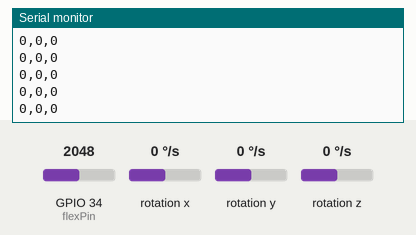
This sketch was run on a simulated ESP32. On the bench: the last lines printed to the serial monitor. Wiring (inferred from the names in the program): MPU-6050 motion sensor at I2C address 0x68. Inputs (shaded band) come from the test bench; at power-on: rotation x 0 °/s, rotation y 0 °/s, rotation z 0 °/s, GPIO 34 (flexPin) = 2048.

Above: at 2.2 s.
2.3 s: rotation x set to -192 °/s
At 2.56 s:
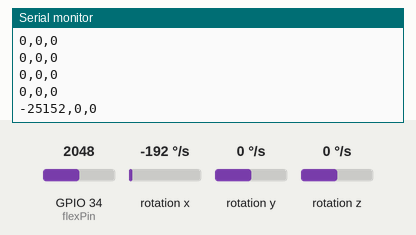
3.8 s: rotation y set to -192 °/s
At 3.97 s:
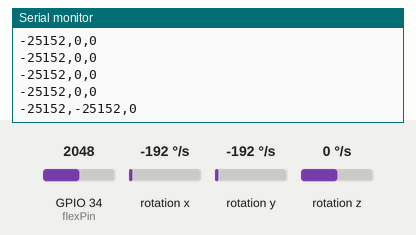
5.3 s: rotation z set to -192 °/s
At 5.38 s:
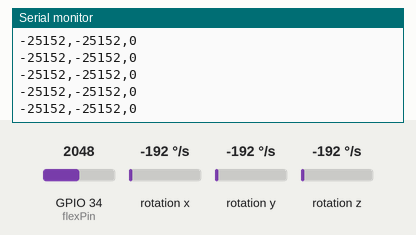

Measured:
- after the input at 2.3 s, the serial monitor: prints a new line after 0.11 s (image 1)
- after the input at 3.8 s, the serial monitor: prints a new line at once (image 2)

The sketch:

esp32_glove.ino
```cpp
#include <Wire.h>

const int MPU_ADDR = 0x68;  // MPU6050 I2C address
int16_t gyroX, gyroY, gyroZ;

const int flexPin = 34;
const int shootThreshold = 100;
bool lastFlexState = false;
unsigned long lastShootTime = 0;
unsigned long shootCooldown = 250;

void setup() {
  Serial.begin(115200);
  Wire.begin(21, 22); // SDA = 21, SCL = 22

  // Wake up MPU6050
  Wire.beginTransmission(MPU_ADDR);
  Wire.write(0x6B);
  Wire.write(0);
  Wire.endTransmission(true);

  delay(1000);
  Serial.println("Ready! Reading MPU6050 and Flex Sensor...");
}

void loop() {
  // --- Read Gyroscope data ---
  Wire.beginTransmission(MPU_ADDR);
  Wire.write(0x43); // Starting register for gyro data
  Wire.endTransmission(false);
  Wire.requestFrom(MPU_ADDR, 6, true);

  if (Wire.available() == 6) {
    gyroX = Wire.read() << 8 | Wire.read();
    gyroY = Wire.read() << 8 | Wire.read();
    gyroZ = Wire.read() << 8 | Wire.read();

    Serial.print(gyroX);
    Serial.print(",");
    Serial.print(gyroY);
    Serial.print(",");
    Serial.println(gyroZ);
  } else {
    Serial.println("0,0,0");  // If communication fails, send zeros
  }

  // --- Flex Sensor Logic ---
  int flexValue = analogRead(flexPin);
  bool isFlexed = (flexValue > shootThreshold);
  unsigned long now = millis();

  if (isFlexed && !lastFlexState && now - lastShootTime > shootCooldown) {
    Serial.println("Shoot");
    lastShootTime = now;
  }

  lastFlexState = isFlexed;
  delay(200); // Avoid flooding the serial port
}
```
